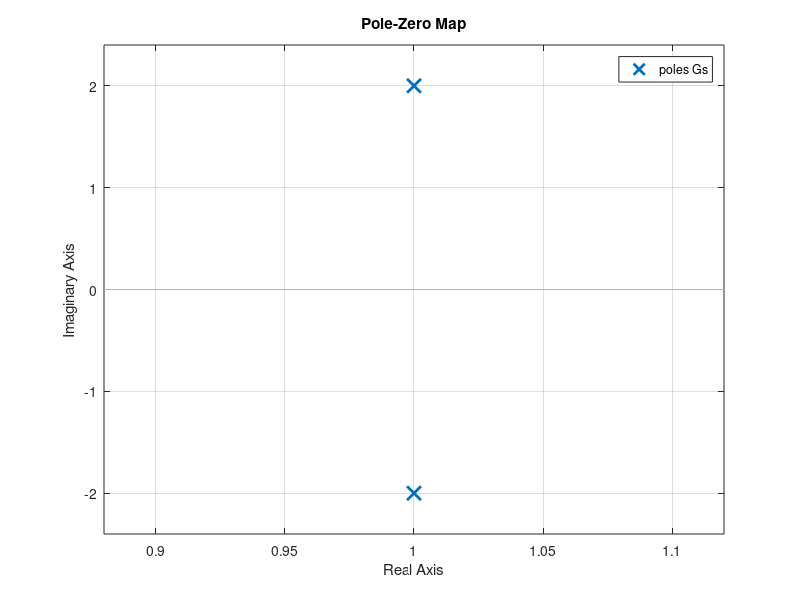
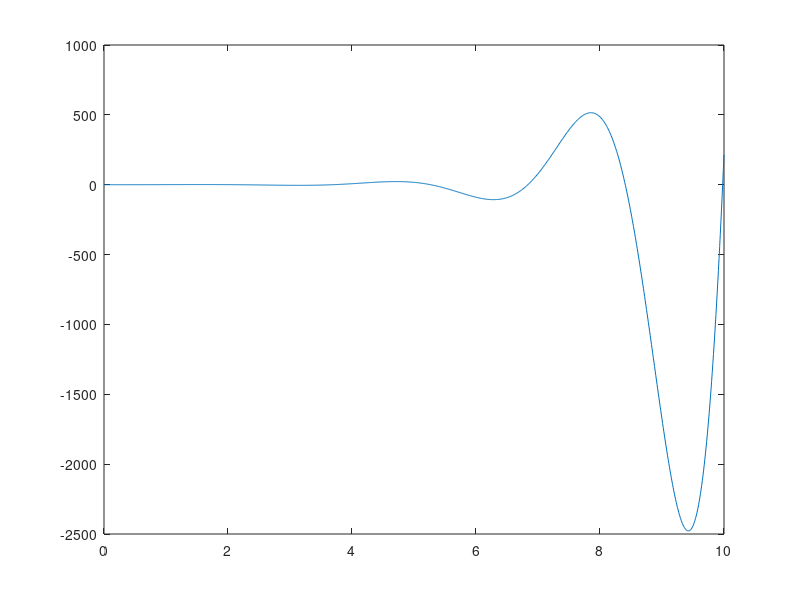
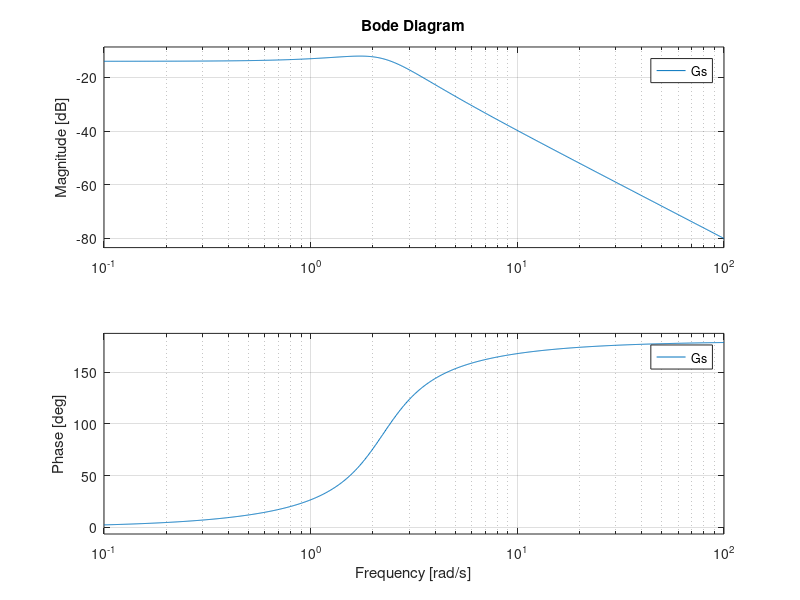

The MATLAB source for these figures, in order:
clc
close all
clear all

m=1;
b=-2;
k=5;



dt=.01;
t=0:dt:10;

Gs=tf([1],[m b k]);

figure,pzmap(Gs)
figure,plot(t,step(Gs,t))
figure,bode(Gs)
